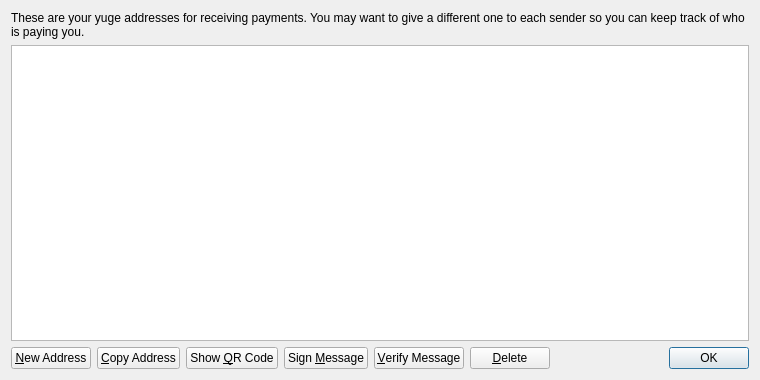
<?xml version="1.0" encoding="UTF-8"?>
<ui version="4.0">
 <class>AddressBookPage</class>
 <widget class="QWidget" name="AddressBookPage">
  <property name="geometry">
   <rect>
    <x>0</x>
    <y>0</y>
    <width>760</width>
    <height>380</height>
   </rect>
  </property>
  <property name="windowTitle">
   <string>Address Book</string>
  </property>
  <layout class="QVBoxLayout" name="verticalLayout">
   <item>
    <widget class="QLabel" name="labelExplanation">
     <property name="text">
      <string>These are your yuge addresses for receiving payments. You may want to give a different one to each sender so you can keep track of who is paying you.</string>
     </property>
     <property name="textFormat">
      <enum>Qt::PlainText</enum>
     </property>
     <property name="wordWrap">
      <bool>true</bool>
     </property>
    </widget>
   </item>
   <item>
    <widget class="QTableView" name="tableView">
     <property name="contextMenuPolicy">
      <enum>Qt::CustomContextMenu</enum>
     </property>
     <property name="toolTip">
      <string>Double-click to edit address or label</string>
     </property>
     <property name="tabKeyNavigation">
      <bool>false</bool>
     </property>
     <property name="alternatingRowColors">
      <bool>true</bool>
     </property>
     <property name="selectionMode">
      <enum>QAbstractItemView::SingleSelection</enum>
     </property>
     <property name="selectionBehavior">
      <enum>QAbstractItemView::SelectRows</enum>
     </property>
     <property name="sortingEnabled">
      <bool>true</bool>
     </property>
     <attribute name="verticalHeaderVisible">
      <bool>false</bool>
     </attribute>
    </widget>
   </item>
   <item>
    <layout class="QHBoxLayout" name="horizontalLayout">
     <item>
      <widget class="QPushButton" name="newAddressButton">
       <property name="toolTip">
        <string>Create a new address</string>
       </property>
       <property name="text">
        <string>&amp;New Address</string>
       </property>
       <property name="icon">
        <iconset resource="../bitcoin.qrc">
         <normaloff>:/icons/add</normaloff>:/icons/add</iconset>
       </property>
      </widget>
     </item>
     <item>
      <widget class="QPushButton" name="copyToClipboard">
       <property name="toolTip">
        <string>Copy the currently selected address to the system clipboard</string>
       </property>
       <property name="text">
        <string>&amp;Copy Address</string>
       </property>
       <property name="icon">
        <iconset resource="../bitcoin.qrc">
         <normaloff>:/icons/editcopy</normaloff>:/icons/editcopy</iconset>
       </property>
      </widget>
     </item>
     <item>
      <widget class="QPushButton" name="showQRCode">
       <property name="text">
        <string>Show &amp;QR Code</string>
       </property>
       <property name="icon">
        <iconset resource="../bitcoin.qrc">
         <normaloff>:/icons/qrcode</normaloff>:/icons/qrcode</iconset>
       </property>
      </widget>
     </item>
     <item>
      <widget class="QPushButton" name="signMessage">
       <property name="toolTip">
        <string>Sign a message to prove you own a yuge address</string>
       </property>
       <property name="text">
        <string>Sign &amp;Message</string>
       </property>
       <property name="icon">
        <iconset resource="../bitcoin.qrc">
         <normaloff>:/icons/edit</normaloff>:/icons/edit</iconset>
       </property>
      </widget>
     </item>
     <item>
      <widget class="QPushButton" name="verifyMessage">
       <property name="toolTip">
        <string>Verify a message to ensure it was signed with a specified yuge address</string>
       </property>
       <property name="text">
        <string>&amp;Verify Message</string>
       </property>
       <property name="icon">
        <iconset resource="../bitcoin.qrc">
         <normaloff>:/icons/transaction_0</normaloff>:/icons/transaction_0</iconset>
       </property>
      </widget>
     </item>
     <item>
      <widget class="QPushButton" name="deleteButton">
       <property name="toolTip">
        <string>Delete the currently selected address from the list</string>
       </property>
       <property name="text">
        <string>&amp;Delete</string>
       </property>
       <property name="icon">
        <iconset resource="../bitcoin.qrc">
         <normaloff>:/icons/remove</normaloff>:/icons/remove</iconset>
       </property>
      </widget>
     </item>
     <item>
      <spacer name="horizontalSpacer">
       <property name="orientation">
        <enum>Qt::Horizontal</enum>
       </property>
       <property name="sizeHint" stdset="0">
        <size>
         <width>40</width>
         <height>20</height>
        </size>
       </property>
      </spacer>
     </item>
     <item>
      <widget class="QDialogButtonBox" name="buttonBox">
       <property name="sizePolicy">
        <sizepolicy hsizetype="Maximum" vsizetype="Fixed">
         <horstretch>0</horstretch>
         <verstretch>0</verstretch>
        </sizepolicy>
       </property>
       <property name="standardButtons">
        <set>QDialogButtonBox::Ok</set>
       </property>
      </widget>
     </item>
    </layout>
   </item>
  </layout>
 </widget>
 <resources>
  <include location="../bitcoin.qrc"/>
 </resources>
 <connections/>
</ui>
